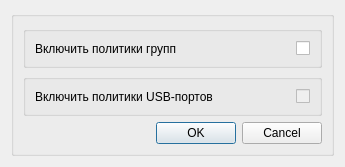
<?xml version="1.0" encoding="UTF-8"?>
<ui version="4.0">
 <class>win_user_export</class>
 <widget class="QDialog" name="win_user_export">
  <property name="geometry">
   <rect>
    <x>0</x>
    <y>0</y>
    <width>345</width>
    <height>148</height>
   </rect>
  </property>
  <property name="windowTitle">
   <string>Экспорт пользователей</string>
  </property>
  <layout class="QGridLayout" name="gridLayout">
   <item row="0" column="0">
    <widget class="QGroupBox" name="groupBox_6">
     <property name="title">
      <string/>
     </property>
     <layout class="QGridLayout" name="gridLayout_2">
      <item row="0" column="0" colspan="2">
       <layout class="QGridLayout" name="gridLayout_3">
        <item row="0" column="0">
         <widget class="QGroupBox" name="groupBox">
          <layout class="QHBoxLayout" name="horizontalLayout">
           <item>
            <widget class="QLabel" name="label_2">
             <property name="sizePolicy">
              <sizepolicy hsizetype="Preferred" vsizetype="Preferred">
               <horstretch>0</horstretch>
               <verstretch>0</verstretch>
              </sizepolicy>
             </property>
             <property name="minimumSize">
              <size>
               <width>150</width>
               <height>0</height>
              </size>
             </property>
             <property name="text">
              <string>Включить политики групп</string>
             </property>
            </widget>
           </item>
           <item>
            <widget class="QCheckBox" name="cb_enable_group_policies">
             <property name="enabled">
              <bool>true</bool>
             </property>
             <property name="maximumSize">
              <size>
               <width>20</width>
               <height>16777215</height>
              </size>
             </property>
             <property name="layoutDirection">
              <enum>Qt::LayoutDirection::RightToLeft</enum>
             </property>
             <property name="text">
              <string/>
             </property>
             <property name="checked">
              <bool>false</bool>
             </property>
            </widget>
           </item>
          </layout>
         </widget>
        </item>
        <item row="1" column="0">
         <widget class="QGroupBox" name="groupBox_4">
          <layout class="QHBoxLayout" name="horizontalLayout_5">
           <item>
            <widget class="QLabel" name="label_3">
             <property name="minimumSize">
              <size>
               <width>150</width>
               <height>0</height>
              </size>
             </property>
             <property name="text">
              <string>Включить политики USB-портов</string>
             </property>
            </widget>
           </item>
           <item>
            <widget class="QCheckBox" name="cb_enable_usb_policies">
             <property name="enabled">
              <bool>false</bool>
             </property>
             <property name="maximumSize">
              <size>
               <width>20</width>
               <height>16777215</height>
              </size>
             </property>
             <property name="layoutDirection">
              <enum>Qt::LayoutDirection::RightToLeft</enum>
             </property>
             <property name="text">
              <string/>
             </property>
             <property name="checkable">
              <bool>true</bool>
             </property>
             <property name="checked">
              <bool>false</bool>
             </property>
            </widget>
           </item>
          </layout>
         </widget>
        </item>
       </layout>
      </item>
      <item row="1" column="1">
       <widget class="QDialogButtonBox" name="btns">
        <property name="orientation">
         <enum>Qt::Orientation::Horizontal</enum>
        </property>
        <property name="standardButtons">
         <set>QDialogButtonBox::StandardButton::Cancel|QDialogButtonBox::StandardButton::Ok</set>
        </property>
        <property name="centerButtons">
         <bool>false</bool>
        </property>
       </widget>
      </item>
     </layout>
    </widget>
   </item>
  </layout>
 </widget>
 <resources/>
 <connections>
  <connection>
   <sender>btns</sender>
   <signal>rejected()</signal>
   <receiver>win_user_export</receiver>
   <slot>reject()</slot>
   <hints>
    <hint type="sourcelabel">
     <x>280</x>
     <y>116</y>
    </hint>
    <hint type="destinationlabel">
     <x>15</x>
     <y>5</y>
    </hint>
   </hints>
  </connection>
  <connection>
   <sender>btns</sender>
   <signal>accepted()</signal>
   <receiver>win_user_export</receiver>
   <slot>accept()</slot>
   <hints>
    <hint type="sourcelabel">
     <x>208</x>
     <y>115</y>
    </hint>
    <hint type="destinationlabel">
     <x>7</x>
     <y>49</y>
    </hint>
   </hints>
  </connection>
 </connections>
</ui>
